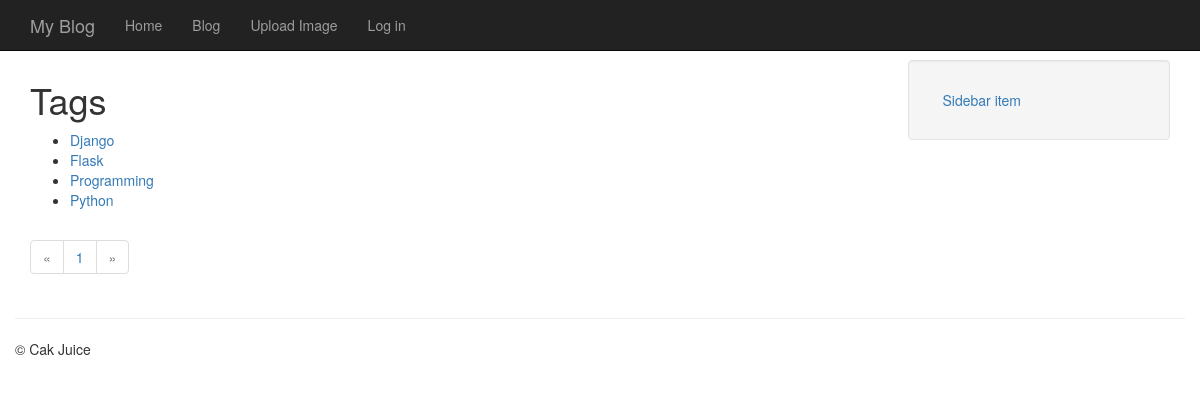
/entries/tags/, run on the app's committed database.
### models.py (models this page shows, shortened)
class Tag(db.Model):
	id = db.Column(db.Integer, primary_key=True)
	name = db.Column(db.String(64))
	slug = db.Column(db.String(64), unique=True)

### entries/blueprint.py (the view)
@entries.route('/tags/')
def tag_index():
	tags = Tag.query.order_by(Tag.name)
	return object_list('entries/tag_index.html', tags)

### app.py (called while the page is built)
@app.before_request
def _before_request():
	g.user = current_user

### helpers.py (called while the page is built)
def object_list(template_name, query, paginate_by=20, **context):
	page = request.args.get('page')
	if page and page.isdigit():
		page = int(page)
	else:
		page = 1
	object_list = query.paginate(page, paginate_by)
	return render_template(template_name, object_list=object_list, **context)

### templates/entries/tag_index.html (shortened to what this page needs)
{% extends 'base.html' %}
{% block content_title %}Tags{% endblock %}
{% block content %}
	<ul>
		{% for tag in object_list.items %}
			<li><a href="{{ url_for('entries.tag_detail', slug=tag.slug) }}">{{ tag.name }}</a></li>
		{% endfor %}
	</ul>
	{% include 'includes/page_links.html' %}
{% endblock %}

### templates/base.html (style rules this page uses)
body { padding-top:60px; }

### data on the page
Tag: name "Django"
Tag: name "Flask"
Tag: name "Programming"
Tag: name "Python"

### other printed values
{{ page }} "1"
